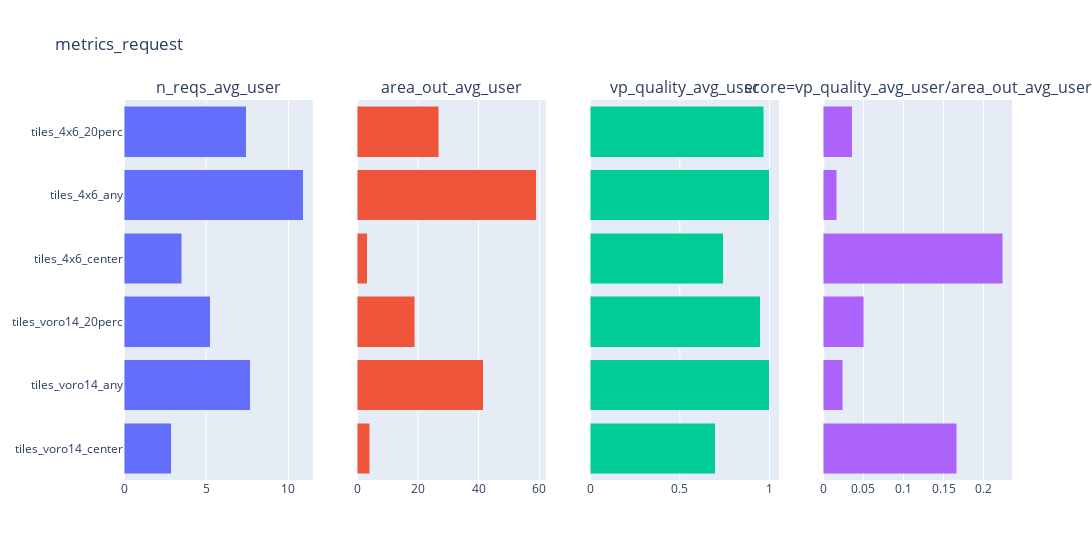

Source (notebook cell):
### Markdown cell above
# Dataset metrics VP

### Code cell
from users360 import *
dataset = Dataset.singleton()
dataset.metrics_request = None # force recalculate
dataset.metrics_tiles_video( [*TilesVoro.variations(), *Tiles.variations()], users=['0', '1', '2'], perc_traces=0.1)
# dataset.singleton_dump()

### Figure 1 — Plotly figure (JSON) as saved in the notebook; plotly's stock layout.template omitted (floating-point values rounded to 4 significant figures)
{"data": [{"orientation": "h", "type": "bar", "x": [2.867, 7.667, 5.233, 3.5, 10.9, 7.433], "xaxis": "x", "y": ["tiles_voro14_center", "tiles_voro14_any", "tiles_voro14_20perc", "tiles_4x6_center", "tiles_4x6_any", "tiles_4x6_20perc"], "yaxis": "y"}, {"orientation": "h", "type": "bar", "x": [4.197, 41.47, 18.91, 3.313, 58.99, 26.8], "xaxis": "x2", "y": ["tiles_voro14_center", "tiles_voro14_any", "tiles_voro14_20perc", "tiles_4x6_center", "tiles_4x6_any", "tiles_4x6_20perc"], "yaxis": "y2"}, {"orientation": "h", "type": "bar", "x": [0.6982, 1.0, 0.9496, 0.7408, 1.0, 0.9679], "xaxis": "x3", "y": ["tiles_voro14_center", "tiles_voro14_any", "tiles_voro14_20perc", "tiles_4x6_center", "tiles_4x6_any", "tiles_4x6_20perc"], "yaxis": "y3"}, {"orientation": "h", "type": "bar", "x": [0.1664, 0.02411, 0.05021, 0.2236, 0.01695, 0.03611], "xaxis": "x4", "y": ["tiles_voro14_center", "tiles_voro14_any", "tiles_voro14_20perc", "tiles_4x6_center", "tiles_4x6_any", "tiles_4x6_20perc"], "yaxis": "y4"}], "layout": {"annotations": [{"font": {"size": 16}, "showarrow": false, "text": "n_reqs_avg_user", "x": 0.1062, "xanchor": "center", "xref": "paper", "y": 1, "yanchor": "bottom", "yref": "paper"}, {"font": {"size": 16}, "showarrow": false, "text": "area_out_avg_user", "x": 0.3688, "xanchor": "center", "xref": "paper", "y": 1, "yanchor": "bottom", "yref": "paper"}, {"font": {"size": 16}, "showarrow": false, "text": "vp_quality_avg_user", "x": 0.6313, "xanchor": "center", "xref": "paper", "y": 1, "yanchor": "bottom", "yref": "paper"}, {"font": {"size": 16}, "showarrow": false, "text": "score=vp_quality_avg_user/area_out_avg_user", "x": 0.8938, "xanchor": "center", "xref": "paper", "y": 1, "yanchor": "bottom", "yref": "paper"}], "barmode": "stack", "showlegend": false, "title": {"text": "metrics_request"}, "width": 1500, "xaxis": {"anchor": "y", "domain": [0, 0.2125]}, "xaxis2": {"anchor": "y2", "domain": [0.2625, 0.475]}, "xaxis3": {"anchor": "y3", "domain": [0.525, 0.7375]}, "xaxis4": {"anchor": "y4", "domain": [0.7875, 1]}, "yaxis": {"anchor": "x", "domain": [0, 1]}, "yaxis2": {"anchor": "x2", "domain": [0, 1], "matches": "y", "showticklabels": false}, "yaxis3": {"anchor": "x3", "domain": [0, 1], "matches": "y", "showticklabels": false}, "yaxis4": {"anchor": "x4", "domain": [0, 1], "matches": "y", "showticklabels": false}}}
